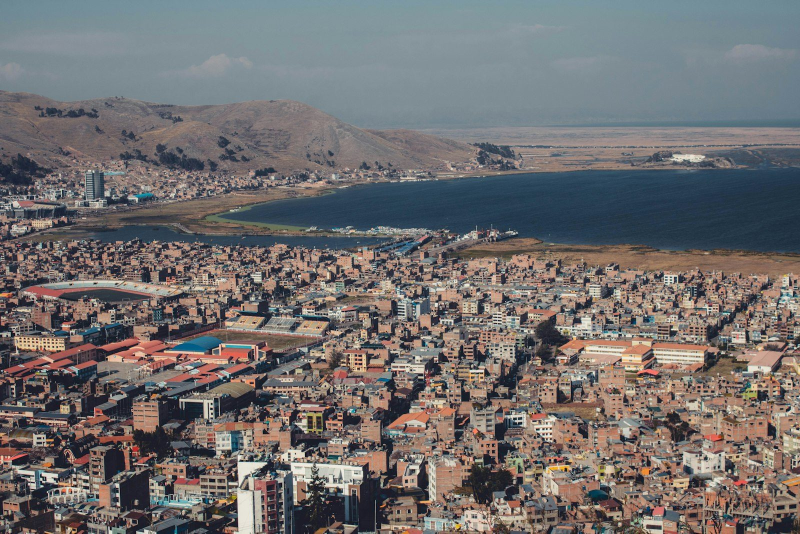
#> input picture assets/img/1474903914960-c3f6602ebb5a.jpg, 1600 x 1067 px (shown at 1/2 size); its folder holds only this picture in this run
$ python optimize-images.py
#> lines starting #> are read from the running program, lines starting #| are printed output that depends on the picture
#!/usr/bin/env python3
"""Reproducible image optimisation for Perú Crafted Experiences.

Generates responsive WebP variants (400 / 800 / 1600 px, never upscaled) for
every JPEG in assets/img/, keeping the original JPEGs as <picture> fallbacks,
and writes assets/img/.webp-manifest.json (dimensions + variants) used by the
build/markup. Requires Pillow (`pip install pillow`).

Usage:  python scripts/optimize-images.py
"""
import os, glob, json
from PIL import Image

IMG_DIR = os.path.join(os.path.dirname(__file__), "..", "assets", "img")
WIDTHS = (400, 800, 1600)
EXCLUDE = {"patty2.jpeg"}  # raw source not used on the site


def main():
    srcs = [f for f in glob.glob(os.path.join(IMG_DIR, "*.jpg")) + glob.glob(os.path.join(IMG_DIR, "*.jpeg"))
            if os.path.basename(f) not in EXCLUDE]
    manifest = {}
    for f in srcs:
        im = Image.open(f).convert("RGB")
#> im is the input picture: PIL image 1600x1067 RGB; mean R, G, B 112.9, 110.1, 110.3
        W, H = im.size
#> W = 1600; H = 1067
        base = os.path.splitext(f)[0]
        widths = [w for w in WIDTHS if w < W]
#> widths = [400, 800]
        if W not in widths:
            widths.append(W)
        variants = []
        for w in sorted(set(widths)):
            h = round(H * w / W)
            out = f"{base}-{w}.webp"
            im.resize((w, h), Image.LANCZOS).save(out, "WEBP", quality=80, method=6)
            variants.append([w, os.path.basename(out)])
#> this loop made 3 passes
#> pass 1, in main, `im.resize((w, h), Image.LANCZOS).save(out, "WEBP", quality=80, method=6)`:
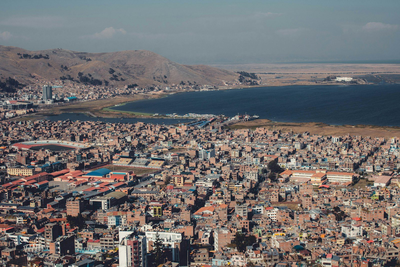
#> saved as 1474903914960-c3f6602ebb5a-400.webp: PIL image 400x267 RGB; mean R, G, B 112.9, 110.1, 110.3
#> pass 2, in main, `im.resize((w, h), Image.LANCZOS).save(out, "WEBP", quality=80, method=6)`:
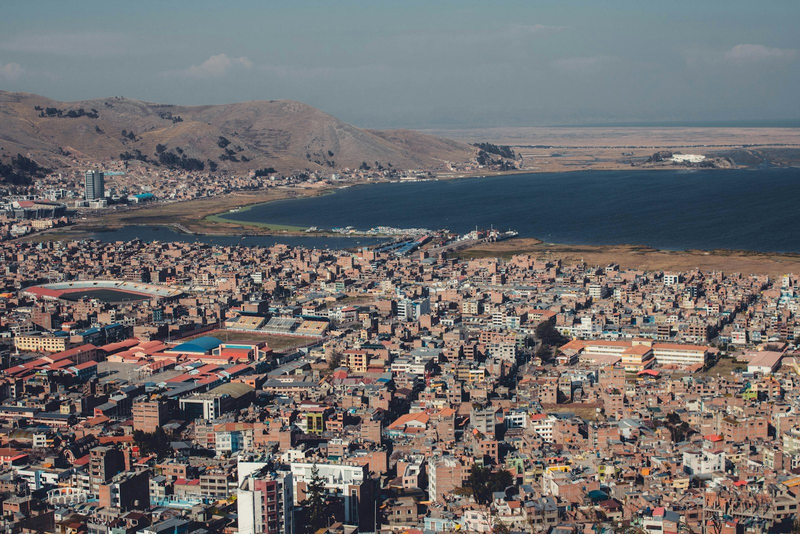
#> saved as 1474903914960-c3f6602ebb5a-800.webp: PIL image 800x534 RGB; mean R, G, B 112.9, 110.1, 110.3
#> after the loop, variants = [[400, '1474903914960-c3f6602ebb5a-400.webp'], [800, '1474903914960-c3f6602ebb5a-800.webp'], [1600, '1474903914960-c3f6602ebb5a-1600.webp']]
        manifest[os.path.basename(f)] = {"w": W, "h": H, "variants": variants}
    with open(os.path.join(IMG_DIR, ".webp-manifest.json"), "w") as fh:
        json.dump(manifest, fh, indent=0)
    print(f"Optimised {len(srcs)} images -> {sum(len(v['variants']) for v in manifest.values())} WebP files.")
#| Optimised 1 images -> 3 WebP files.


if __name__ == "__main__":
    main()

$ run again, on assets/img/1563837738662-c86ef2ba99f8.jpg
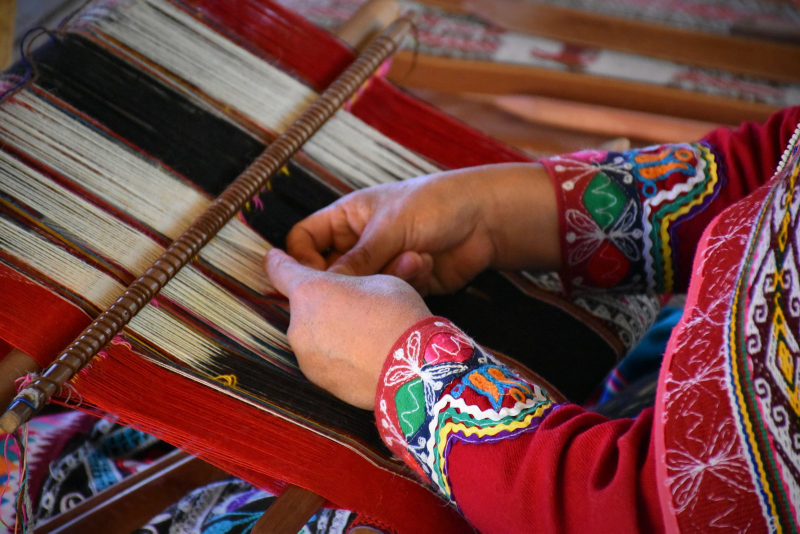
#> input picture assets/img/1563837738662-c86ef2ba99f8.jpg, 1600 x 1067 px (shown at 1/2 size)
#> in main, im is the input picture: PIL image 1600x1067 RGB; mean R, G, B 110.4, 65.1, 61.7
#> the loop in main, `for w in sorted(set(widths)):` made 3 passes
#> pass 1, in main, `im.resize((w, h), Image.LANCZOS).save(out, "WEBP", quality=80, method=6)`:
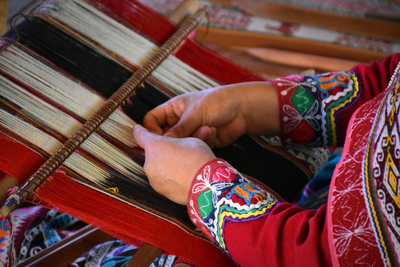
#> saved as 1563837738662-c86ef2ba99f8-400.webp: PIL image 400x267 RGB; mean R, G, B 110.4, 65.1, 61.7
#> pass 2, in main, `im.resize((w, h), Image.LANCZOS).save(out, "WEBP", quality=80, method=6)`:
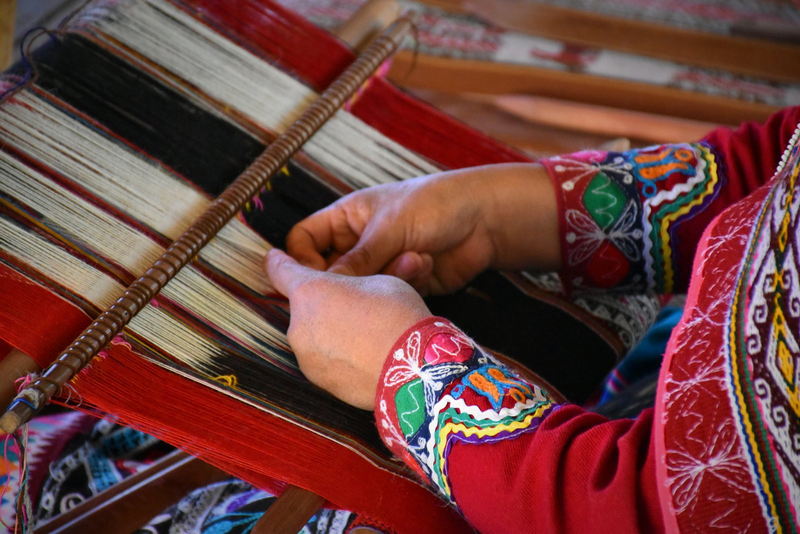
#> saved as 1563837738662-c86ef2ba99f8-800.webp: PIL image 800x534 RGB; mean R, G, B 110.4, 65.1, 61.7
#> after the loop in main, `for w in sorted(set(widths)):`: variants = [[400, '1563837738662-c86ef2ba99f8-400.webp'], [800, '1563837738662-c86ef2ba99f8-800.webp'], [1600, '1563837738662-c86ef2ba99f8-1600.webp']]
#| Optimised 1 images -> 3 WebP files.

$ run again, on assets/img/1568322503882-d119ddcb1c93.jpg
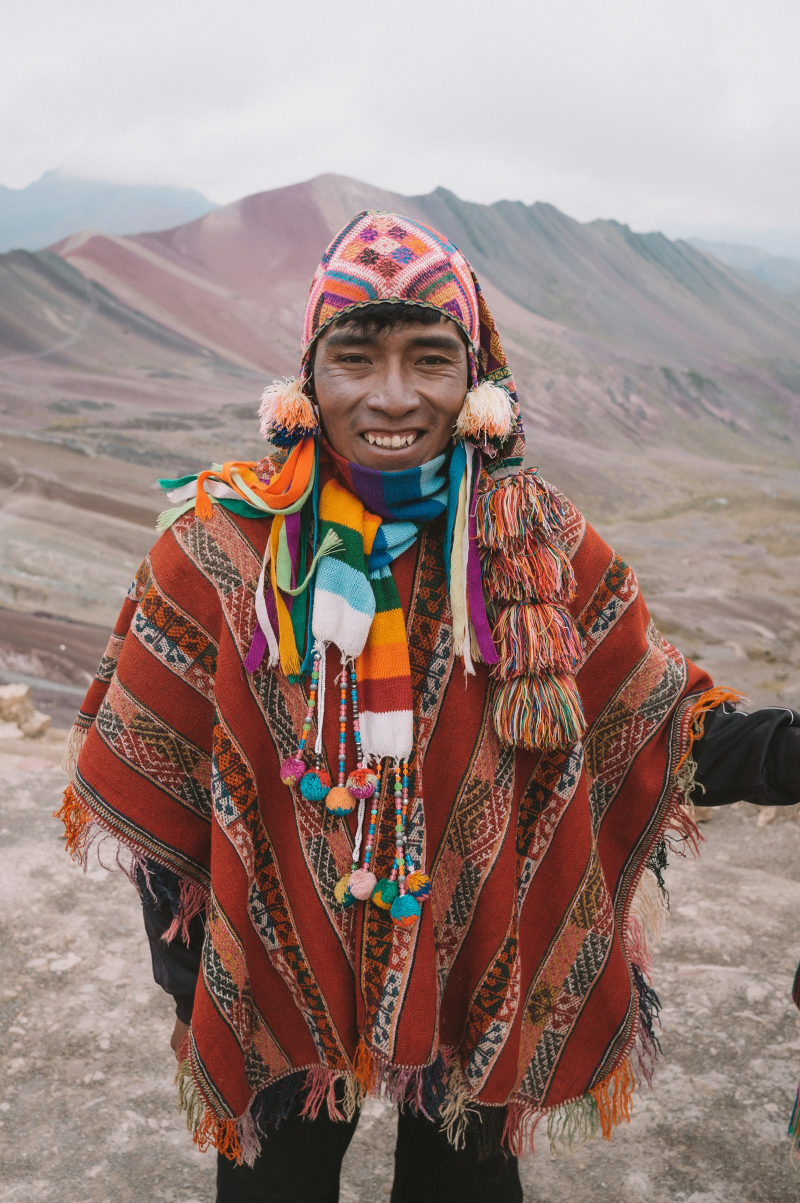
#> input picture assets/img/1568322503882-d119ddcb1c93.jpg, 1600 x 2406 px (shown at 1/2 size)
#> in main, im is the input picture: PIL image 1600x2406 RGB; mean R, G, B 152.4, 129.9, 124.5
#> the loop in main, `for w in sorted(set(widths)):` made 3 passes
#> pass 1, in main, `im.resize((w, h), Image.LANCZOS).save(out, "WEBP", quality=80, method=6)`:
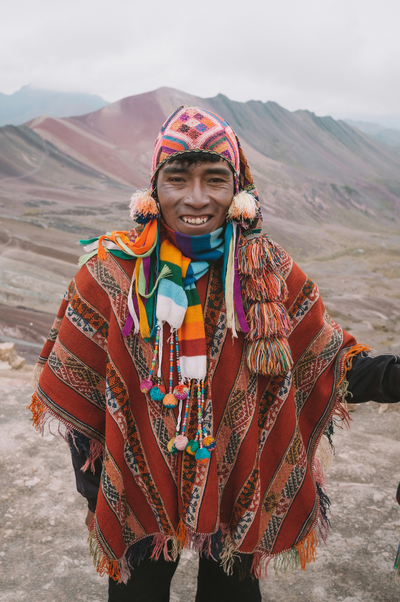
#> saved as 1568322503882-d119ddcb1c93-400.webp: PIL image 400x602 RGB; mean R, G, B 152.5, 129.9, 124.5
#> after the loop in main, `for w in sorted(set(widths)):`: variants = [[400, '1568322503882-d119ddcb1c93-400.webp'], [800, '1568322503882-d119ddcb1c93-800.webp'], [1600, '1568322503882-d119ddcb1c93-1600.webp']]
#| Optimised 1 images -> 3 WebP files.

$ run again, on assets/img/1568729670692-0d2de9a3c027.jpg
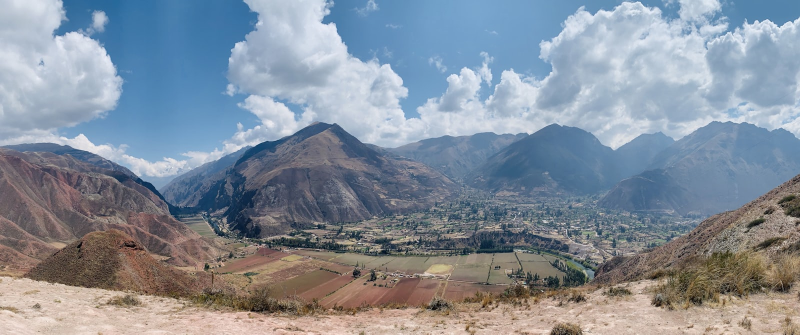
#> input picture assets/img/1568729670692-0d2de9a3c027.jpg, 1600 x 669 px (shown at 1/2 size)
#> in main, im is the input picture: PIL image 1600x669 RGB; mean R, G, B 132.9, 142.6, 154.6
#> the loop in main, `for w in sorted(set(widths)):` made 3 passes
#> pass 1, in main, `im.resize((w, h), Image.LANCZOS).save(out, "WEBP", quality=80, method=6)`:
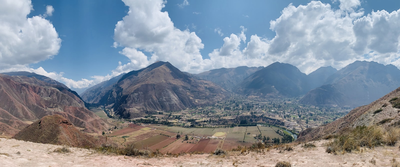
#> saved as 1568729670692-0d2de9a3c027-400.webp: PIL image 400x167 RGB; mean R, G, B 132.9, 142.6, 154.6
#> pass 2, in main, `im.resize((w, h), Image.LANCZOS).save(out, "WEBP", quality=80, method=6)`:
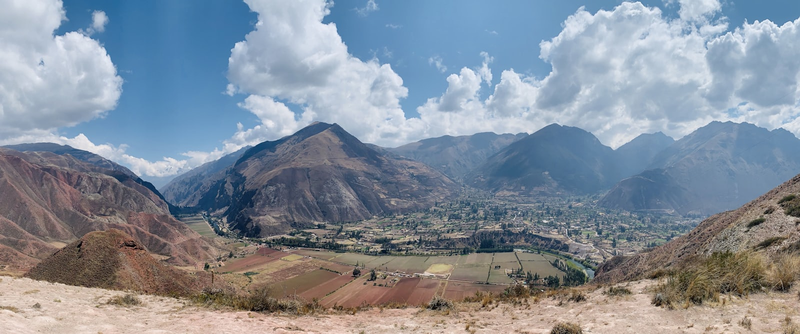
#> saved as 1568729670692-0d2de9a3c027-800.webp: PIL image 800x334 RGB; mean R, G, B 132.9, 142.6, 154.6
#> after the loop in main, `for w in sorted(set(widths)):`: variants = [[400, '1568729670692-0d2de9a3c027-400.webp'], [800, '1568729670692-0d2de9a3c027-800.webp'], [1600, '1568729670692-0d2de9a3c027-1600.webp']]
#| Optimised 1 images -> 3 WebP files.

$ run again, on assets/img/1531968455001-5c5272a41129.jpg
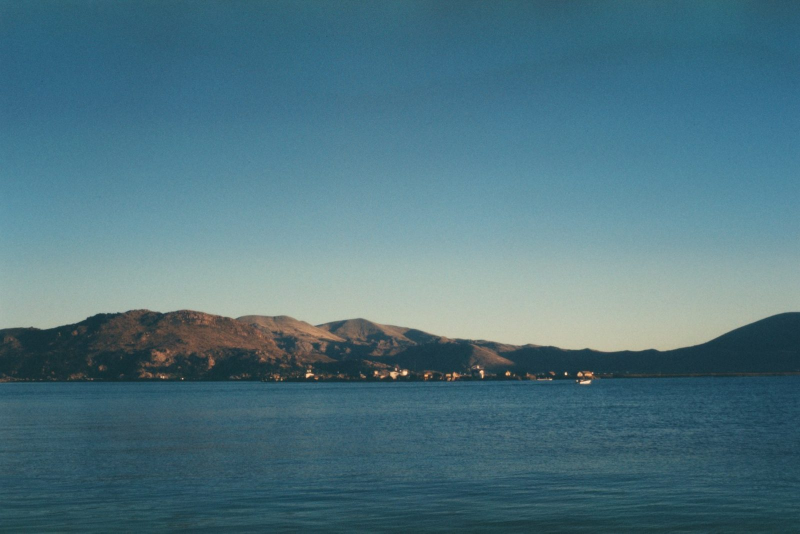
#> input picture assets/img/1531968455001-5c5272a41129.jpg, 1600 x 1067 px (shown at 1/2 size)
#> in main, im is the input picture: PIL image 1600x1067 RGB; mean R, G, B 77.8, 116, 128.5
#> the loop in main, `for w in sorted(set(widths)):` made 3 passes
#> pass 1, in main, `im.resize((w, h), Image.LANCZOS).save(out, "WEBP", quality=80, method=6)`:
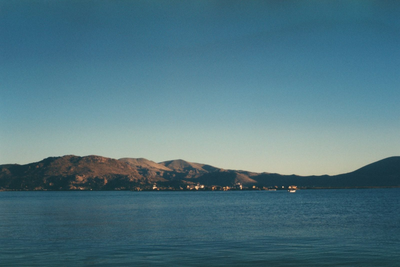
#> saved as 1531968455001-5c5272a41129-400.webp: PIL image 400x267 RGB; mean R, G, B 77.8, 116, 128.5
#> after the loop in main, `for w in sorted(set(widths)):`: variants = [[400, '1531968455001-5c5272a41129-400.webp'], [800, '1531968455001-5c5272a41129-800.webp'], [1600, '1531968455001-5c5272a41129-1600.webp']]
#| Optimised 1 images -> 3 WebP files.
